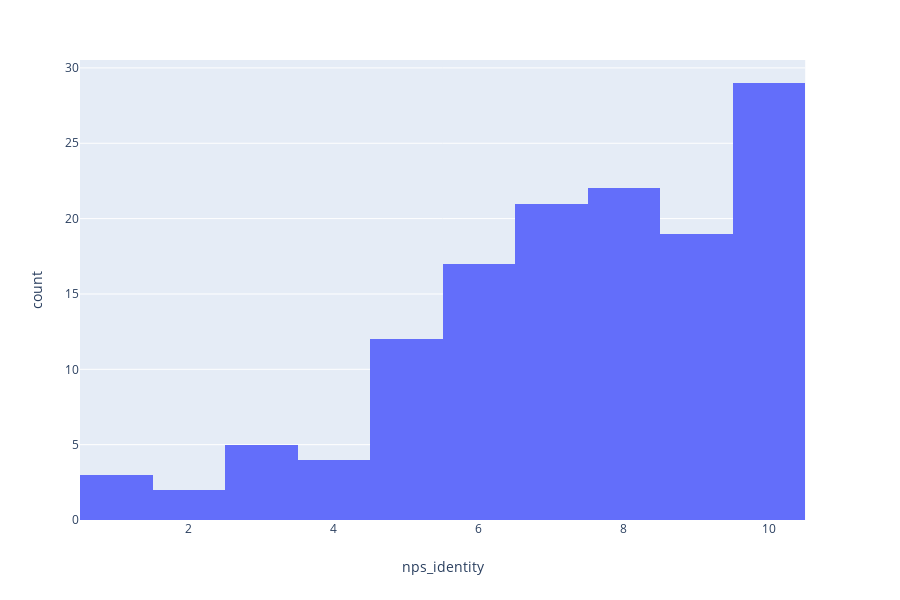

Notebook source saved alongside this figure:
### Code cell
import plotly.express as px
# Here we use a column with categorical data
fig = px.histogram(df, x="nps_identity")
fig.show()

### Figure 1 — Plotly figure (JSON) as saved in the notebook; plotly's stock layout.template omitted (floating-point values rounded to 4 significant figures; data arrays with more than 128 entries replaced by an {"elided": "..."} marker saying what was removed)
{"data": [{"alignmentgroup": "True", "bingroup": "x", "hoverlabel": {"namelength": 0}, "hovertemplate": "nps_identity=%{x}<br>count=%{y}", "legendgroup": "", "marker": {"color": "#636efa"}, "name": "", "offsetgroup": "", "orientation": "v", "showlegend": false, "type": "histogram", "x": {"elided": "134 int values"}, "xaxis": "x", "yaxis": "y"}], "layout": {"barmode": "relative", "height": 600, "legend": {"tracegroupgap": 0}, "margin": {"t": 60}, "xaxis": {"anchor": "y", "domain": [0, 0.98], "title": {"text": "nps_identity"}}, "yaxis": {"anchor": "x", "domain": [0, 1], "title": {"text": "count"}}}}
